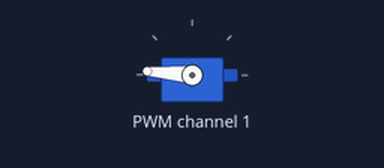
This program was run on a simulated Raspberry Pi (BCM pin numbers). Shown: servo. Servo angles are drawn from the pulse width (0.5 ms = 0°, 2.5 ms = 180°); what the program prints to the terminal is not drawn. At 3.0 s the program stops and its outputs stay as they are.

Above: at 0.1 s.
At 1.1 s:
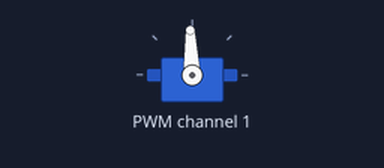
At 2.1 s:
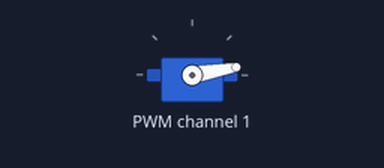
Timing chart, 0 to 3.6 s (numbered marks = the images above):
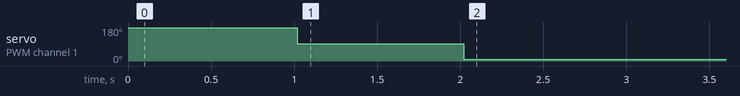

The program:

Servo_off.py
```python
# (licence header left out)
from __future__ import division
import time

# Import the PCA9685 module.
import Adafruit_PCA9685


# Uncomment to enable debug output.
#import logging
#logging.basicConfig(level=logging.DEBUG)

# Initialise the PCA9685 using the default address (0x40).
pwm = Adafruit_PCA9685.PCA9685()

# Alternatively specify a different address and/or bus:
#pwm = Adafruit_PCA9685.PCA9685(address=0x41, busnum=2)

# Configure min and max servo pulse lengths
servo_min = 150  # Min pulse length out of 4096
servo_base = 375 # base pulse lenth out of 4096, 1.5ms
servo_max = 600  # Max pulse length out of 4096

# Set frequency to 60hz, good for servos.
pwm.set_pwm_freq(60)


print('Moving servo on channel 0, press Ctrl-C to quit...')
# Move servo on channel O between extremes.
# Rotate base
pwm.set_pwm(1, 0, servo_max)
time.sleep(1)
pwm.set_pwm(1, 0, servo_base)
time.sleep(1)
pwm.set_pwm(1, 0, servo_min)
time.sleep(1)
pwm.set_pwm(1, 0, 0) #Set the signal off
pwm.set_pwm(2, 0, 0) #Set the signal off
pwm.set_pwm(3, 0, 0) #Set the signal off
pwm.set_pwm(4, 0, 0) #Set the signal off
```

Measured:
- by itself, servo on PWM channel 1: 175° → 92° at 1.0 s, → 10° 1.0 s later
